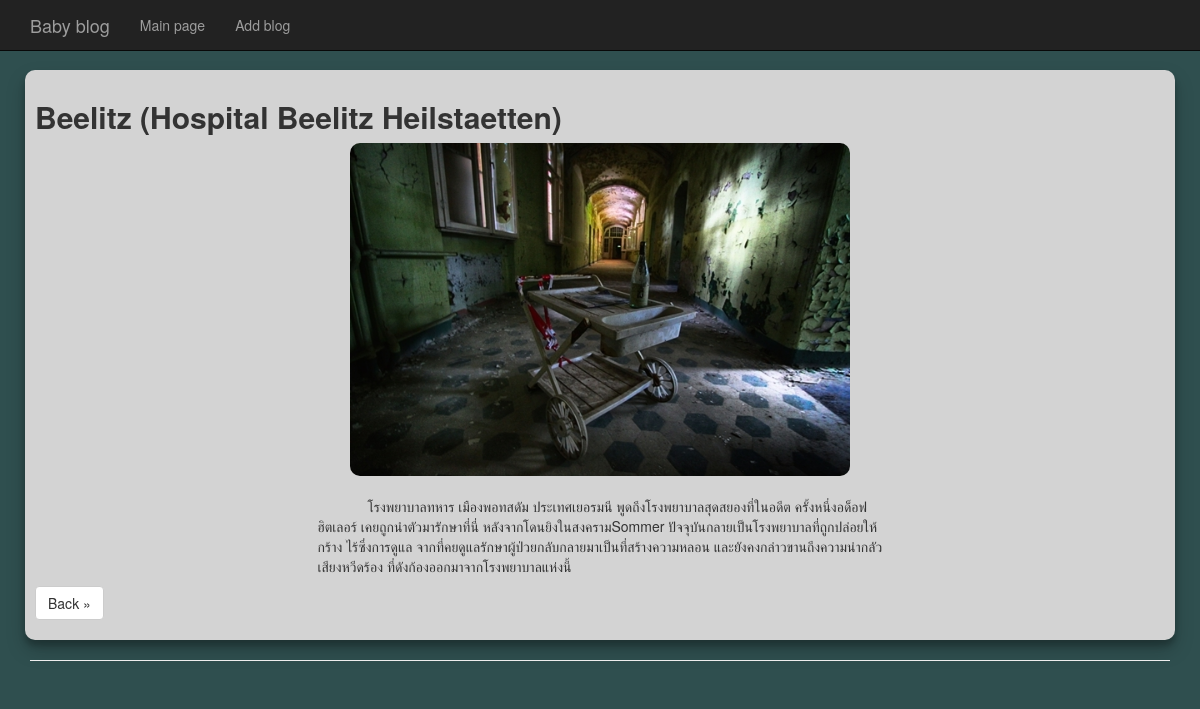
The app's page /blog.php?article_id=10 with its own data.
### tables this page shows
CREATE TABLE `article` (
  `id` int(20) NOT NULL,
  `name` varchar(500) NOT NULL,
  `head_img` varchar(100) NOT NULL,
  `descript` mediumtext NOT NULL,
  `status` tinyint(1) NOT NULL,
  `created` date NOT NULL,
  `view` int(10) NOT NULL
);

### database/exe_db.php (called while the page is built, shortened)
<?php
    class FindData{
        public static function findOneArticle($article_id){
            $conn = DB::getConnect();
            $result = $conn->query("SELECT * FROM article WHERE id = '".$article_id."'");
            return ($conn->affected_rows>0)?$result:null;
        }
    }
?>

### blog.php (the view, shortened to what this page needs)
<!DOCTYPE html>
<html lang="en">
<head>
    <link rel="stylesheet" href="https://maxcdn.bootstrapcdn.com/bootstrap/3.3.7/css/bootstrap.min.css">
    <link rel="stylesheet" href="css/style.css">
</head>
<body>
    <div class="container">
    <?php
        include 'menu.php';
        $result = FindData::findOneArticle($_GET["article_id"]);
    ?>
        <div style="padding-left: 10px; padding-right: 10px;">
            <div class="row">
                <div class="card">
                    <div class="card-body">
                        <div>
                            <?php while(($row=$result->fetch_array())!=null){  ?>
                            <h2><?php echo $row["name"] ?></h2>
                            <img class="center" src="./image/<?php echo $row["head_img"] ?>" style="max-width:500px" alt="" srcset="">
                            <br>
                            <p class="center" style="text-indent:50px;">
                                <?php echo nl2br($row["descript"]); ?>
                            </p>
                            <p><a class="btn btn-default" href="index.php" role="button">Back &raquo;</a></p>
                            <?php } ?>
                        </div>
                    </div>
                </div>
            </div>
        </div>
        <hr>
    </div>
</body>
</html>

### css/style.css (style rules this page uses)
html, body { overflow-x: hidden; }
body { padding-top: 70px; background-color: #2F4F4F; }
h2 { font-weight: bold !important; }
.center { display: block; margin-left: auto; margin-right: auto; width: 50%; border-radius: 10px; }
.card { padding: 10px !important; border-radius: 10px; box-shadow: 0 10px 20px rgba(0, 0, 0, 0.19), 0 6px 6px rgba(0, 0, 0, 0.23) !important; background-color: #D3D3D3; }

### records on screen
article: name "Beelitz (Hospital Beelitz Heilstaetten)", head_img (picture), descript "โรงพยาบาลทหาร เมืองพอทสดัม ประเทศเยอรมนี พูดถึงโรงพยาบาลสุดสยองที่ในอดีต ครั้งหนึ่งอด็อฟ ฮิตเลอร์ เคยถูกนำตัวมารักษาที่นี่ หลังจากโดนยิงในสงครามSommer ปัจจุบันกลายเป็นโรงพยาบาลที่ถูกปล่อยให้กร้าง ไร้ซึ่งการดูแล จากที่คยดูแลรักษาผู้ป่วยกลับกลายมาเป็นที่สร้างความหลอน และยังคงกล่าวขานถึงความน่ากลัว เสียงหวีดร้อง ที่ดังก้องออกมาจากโรงพยาบาลแห่งนี้"
